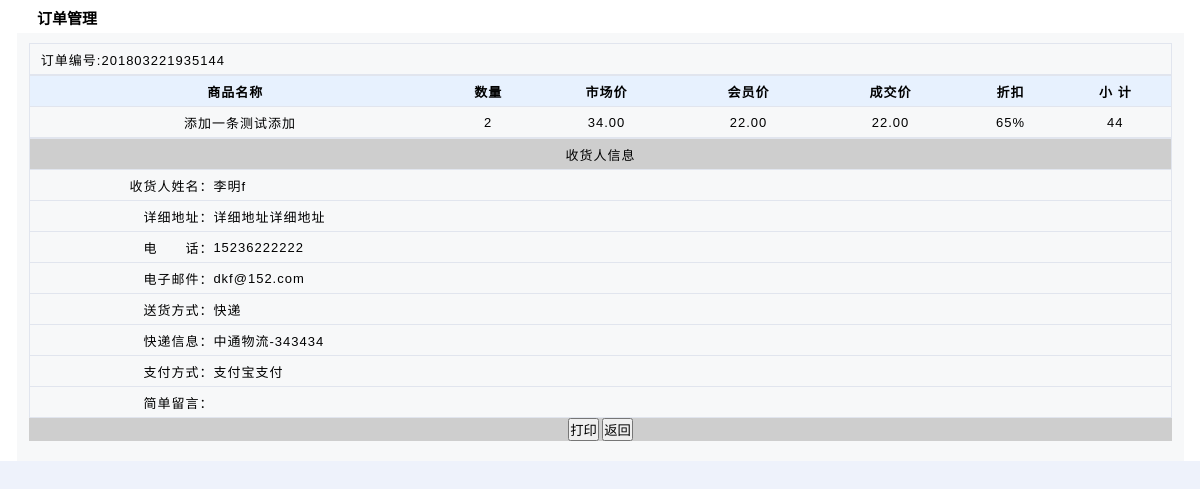
The page /admin/order_edit.php?id=8 (signed in) on the database its author committed.
### tables this page shows
CREATE TABLE IF NOT EXISTS `orders` (
  `id` int(11) NOT NULL AUTO_INCREMENT,
  `onumber` varchar(50) DEFAULT NULL COMMENT '订单号',
  `userid` int(11) NOT NULL DEFAULT '0' COMMENT '用户id',
  `spc` varchar(50) DEFAULT NULL COMMENT '订单商品',
  `slc` varchar(50) DEFAULT NULL COMMENT '订单商品数量',
  `sex` varchar(50) DEFAULT NULL COMMENT '性别',
  `address` varchar(50) DEFAULT NULL COMMENT '地址',
  `tel` varchar(50) DEFAULT NULL COMMENT '电话',
  `email` varchar(50) DEFAULT NULL COMMENT '邮箱',
  `shff` varchar(50) DEFAULT NULL COMMENT '收货方式',
  `zfff` varchar(50) DEFAULT NULL COMMENT '支付方式',
  `leaveword` varchar(100) DEFAULT NULL COMMENT '留言',
  `addtime` timestamp NULL DEFAULT CURRENT_TIMESTAMP COMMENT '添加时间',
  `xname` varchar(20) DEFAULT NULL COMMENT '下单人',
  `zt` varchar(50) DEFAULT NULL COMMENT '状态',
  `total` varchar(50) DEFAULT NULL COMMENT '总计',
  `kuaidi` varchar(50) DEFAULT NULL COMMENT '快递名称',
  `knumber` varchar(50) NOT NULL COMMENT '快递编号',
  `receiver` varchar(20) DEFAULT NULL COMMENT '收货人',
  `th` int(2) NOT NULL DEFAULT '0' COMMENT '是否退货',
  PRIMARY KEY (`id`)
);

CREATE TABLE IF NOT EXISTS `ordersta` (
  `id` int(11) NOT NULL AUTO_INCREMENT,
  `ordersid` int(11) NOT NULL DEFAULT '0' COMMENT '订单号',
  `goodid` int(11) NOT NULL DEFAULT '0' COMMENT '商品id',
  `price` decimal(11,2) DEFAULT '0.00' COMMENT '商品价格',
  `nums` int(11) NOT NULL DEFAULT '0' COMMENT '数量',
  `addtime` date NOT NULL,
  `userid` varchar(11) NOT NULL DEFAULT '0' COMMENT '用户id',
  `categoryid` int(11) NOT NULL DEFAULT '0' COMMENT '分类id',
  `zt` varchar(11) DEFAULT NULL COMMENT '状态',
  PRIMARY KEY (`id`)
);

CREATE TABLE IF NOT EXISTS `goods` (
  `id` int(10) NOT NULL AUTO_INCREMENT,
  `pid` int(4) NOT NULL DEFAULT '0' COMMENT '类型id',
  `categoryid` int(4) NOT NULL DEFAULT '0' COMMENT '分类id',
  `pnumber` varchar(50) DEFAULT NULL COMMENT '商品号',
  `title` varchar(50) DEFAULT NULL COMMENT '名称',
  `amount` int(11) DEFAULT '0' COMMENT '商品数量',
  `cishu` int(11) DEFAULT '0',
  `mprice` decimal(11,2) DEFAULT NULL COMMENT '市场价',
  `sprice` decimal(11,2) DEFAULT NULL COMMENT '会员价',
  `content` text COMMENT '详细介绍',
  `apv` int(4) NOT NULL DEFAULT '0' COMMENT '点击',
  `img` varchar(50) DEFAULT NULL COMMENT '图片',
  `status` int(2) NOT NULL DEFAULT '0' COMMENT '状态',
  `addtime` timestamp NOT NULL DEFAULT CURRENT_TIMESTAMP,
  `isnice` int(1) DEFAULT '0',
  PRIMARY KEY (`id`)
);

### common/func_db.php (called while the page is built, shortened)
<?php
	function db_get_row($sql) {
		$result=db_query($sql);
		$rs = mysql_fetch_array($result);
		return $rs;
	}
	function db_get_all($sql) {
		$result=db_query($sql);
		$rs = array();
		while( $row = mysql_fetch_array($result)){
			$rs[] = $row;
		}
		return $rs;
	}
	function db_query($sql,$dbconn='')
	{
		Return mysql_query($sql);
	}
?>

### admin/order_edit.php (the view, shortened to what this page needs)
<?php
$id = !empty($_GET['id']) ? intval($_GET['id']) : '';
$info = db_get_row("select * from orders where id='".$id."'");?>
<?php include_once("base.php");?>
<body>
<table width="100%" border="0" cellpadding="0" cellspacing="0">
	<tr>
		<td width="17" rowspan="2" valign="top" bgcolor="#FFFFFF"></td>
		<td valign="top">
			<table width="100%" height="31" border="0" cellpadding="0" cellspacing="0">
				<tr bgcolor="#FFFFFF"><td height="31"><div class="title">订单管理</div></td></tr>
			</table>
		</td>
		<td width="16" rowspan="2" bgcolor="#FFFFFF"></td>
	</tr>
	<tr>
	<td valign="top" bgcolor="#F7F8F9">
		<table width="100%" border="0" align="center" cellpadding="0" cellspacing="0">
			<tr><td colspan="4" height="10"></td></tr>
            <tr><td width="1%">&nbsp;</td><td width="96%">
            <table width="100%" class="cont">
			<tr>
            <td width="1%"></td>
            <td>
            订单编号:<?php echo $info['onumber'];?>
            </td></tr></table>
            </td><td width="1%">&nbsp;</td></tr>
			<tr>
				<td width="1%">&nbsp;</td>
				<td width="96%">
					<table width="100%">
						<td colspan="2">
							<table width="100%"  class="cont tr_color">
								<tr>
									<th>商品名称</th>
                                    <th>数量</th>
                                    <th>市场价</th>
                                    <th>会员价</th>
                                    <th>成交价</th>
                                    <th>折扣</th>
                                    <th>小 计</th>
								</tr>
<?php
	$ordersta = db_get_all("select * from ordersta where ordersid=".$info['id']." order by id desc");foreach($ordersta as $ordersrow) {
	$info1=db_get_row("select * from goods where id=".$ordersrow['goodid']);
?>
								<tr align="center" class="d">
									<td>&nbsp;&nbsp;<?php echo $info1['title'];?></td>
                                    <td align="center"><?php echo $ordersrow['nums'];?></td>
                                    <td align="center"><?php echo $info1['mprice'];?></td>
                                    <td align="center"><?php echo $info1['sprice'];?></td>
                                    <td align="center"><?php echo $ordersrow['price'];?></td>
                                    <td align="center"><?php echo ceil(($ordersrow['price']/$info1['mprice'])*100);?>%</td>
                                    <td align="center"><?php echo $ordersrow['price']*$ordersrow['nums'];?></td>
								</tr>
                                <?php  } ?>
							</table>
						</td>
					</tr>
					</table>
					<table width="100%" border="0" align="center" cellpadding="3" cellspacing="1" class="cont">
                        <tr bgcolor="#cecece">
        <td height="35" colspan="2" align="center">收货人信息</td>
      </tr>
      <tr>
        <td width="120" height="25" align="right">收货人姓名：</td>
        <td width="627"><?php echo $info['receiver'];?></td>
      </tr>
      <tr>
        <td height="25" align="right">详细地址：</td>
        <td height="25"><?php echo $info['address'];?></td>
      </tr>
      <tr>
        <td height="25" align="right">电　　话：</td>
        <td height="25"><?php echo $info['tel'];?></td>
      </tr>
      <tr>
        <td height="25" align="right">电子邮件：</td>
        <td height="25"><?php echo $info['email'];?></td>
      </tr>
      <tr>
        <td height="25" align="right">送货方式：</td>
        <td height="25"><?php echo $info['shff'];?></td>
      </tr>
      <?php if($info['kuaidi']){?>
      <tr>
        <td height="25" align="right">快递信息：</td>
        <td height="25"><?php echo $info['kuaidi'];?>-<?php echo $info['knumber'];?></td>
      </tr>
      <?php }?>
      <tr>
        <td height="25" align="right">支付方式：</td>
        <td height="25"><?php echo $info['zfff'];?></td>
      </tr>
	  <tr>
        <td height="25" align="right">简单留言：</td>
        <td height="25"><?php echo $info['leaveword'];?></td>
      </tr>
                      </table>    <table width="100%" cellPadding="6" bgcolor="#cecece" class="table table-bordered">
  <tr>
    <td height="20" align="center">
         <input type="button" class="btn" value="打印"
onclick="printpage()" /> <input name="button" type="button" class="btn" onClick="javascript:history.back();" value="返回">    </td>
  </tr>
</table>
					</td>
					<td width="1%">&nbsp;</td>
				</tr>
				<tr><td height="20"></td></tr>
			</table>
</body>
</html>

### admin/style/skin.css (style rules this page uses)
* { margin:0; padding:0;font-family:Arial,"Arial Black","微软雅黑","宋体"; }
table { border-collapse:collapse; }
table.cont { font-size:13px;letter-spacing:1px;border:1px solid #E1E5EE; }
table.cont tr td { height:20px;padding:5px 0;border-bottom:1px solid #E1E5EE; }
table.cont tr th { height:20px;padding:5px 0;border-bottom:1px solid #E1E5EE;background-color:#E7F1FE; }
body { font-size:12px;color:#000;background-color:#EEF2FB; }
.title { margin:0 5px;width:125px; font-size:15px;line-height:28px;font-weight:bold;display:block;text-indent:15px;padding-top:5px;float:left; }

### rows shown on the page
orders: onumber "201803221935144", receiver "李明f", address "详细地址详细地址", tel "15236222222", email "dkf@152.com", shff "快递", kuaidi "中通物流", knumber "343434", zfff "支付宝支付"
ordersta: goodid.title "添加一条测试添加", nums "2", goodid.mprice "34.00", goodid.sprice "22.00", price "22.00", ceil(($ordersrow['price']/$info1['mprice'])*100) "65", $ordersrow['price']*$ordersrow['nums'] "44"
